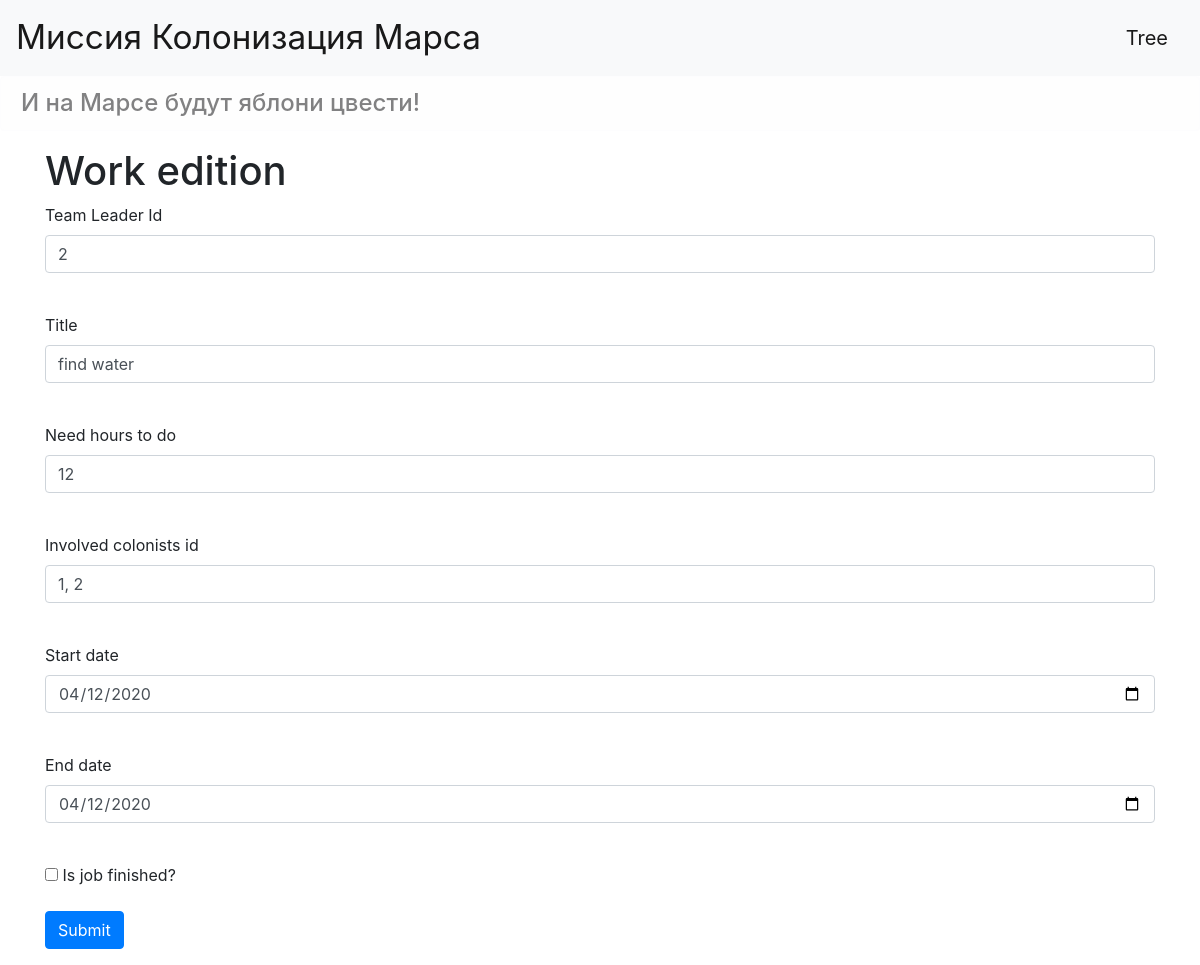
The app's page /editjob/1 (signed in) with its own data.
### data/users.py (models this page shows, shortened)
class User(SqlAlchemyBase, UserMixin):
    __tablename__ = 'users'
    id = sqlalchemy.Column(sqlalchemy.Integer,
                           primary_key=True, autoincrement=True)
    surname = sqlalchemy.Column(sqlalchemy.String, nullable=True)
    name = sqlalchemy.Column(sqlalchemy.String, nullable=True)
    age = sqlalchemy.Column(sqlalchemy.Integer, nullable=True)
    position = sqlalchemy.Column(sqlalchemy.String, nullable=True)
    speciality = sqlalchemy.Column(sqlalchemy.String, nullable=True)
    address = sqlalchemy.Column(sqlalchemy.String, nullable=True)
    email = sqlalchemy.Column(sqlalchemy.String, unique=True, nullable=True)
    hashed_password = sqlalchemy.Column(sqlalchemy.String, nullable=True)
    modified_date = sqlalchemy.Column(sqlalchemy.DateTime,
                                      default=datetime.datetime.now)
    jobs = orm.relation("Jobs", back_populates='user')
    departments = orm.relation("Department", back_populates='user')

### data/news.py (models this page shows, shortened)
class Jobs(SqlAlchemyBase):
    __tablename__ = 'jobs'
    id = sqlalchemy.Column(sqlalchemy.Integer,
                           primary_key=True, autoincrement=True)
    team_leader = sqlalchemy.Column(sqlalchemy.Integer,
                                    nullable=True)
    job = sqlalchemy.Column(sqlalchemy.String, nullable=True)
    work_size = sqlalchemy.Column(sqlalchemy.Integer, nullable=True)
    collaborators = sqlalchemy.Column(sqlalchemy.String, nullable=True)
    start_date = sqlalchemy.Column(sqlalchemy.DateTime,
                                   default=datetime.datetime.now)
    end_date = sqlalchemy.Column(sqlalchemy.DateTime,
                                 default=datetime.datetime.now)
    is_finished = sqlalchemy.Column(sqlalchemy.Boolean, nullable=True, default=False)
    user_id = sqlalchemy.Column(sqlalchemy.Integer, sqlalchemy.ForeignKey("users.id"))
    user = orm.relation('User')

### main.py (the view, shortened to what this page needs)
@app.route('/editjob/<int:id>', methods=['GET', 'POST'])
@login_required
def edit_job(id):
    form = JobForm()
    if request.method == "GET":
        session = db_session.create_session()
        jobs = session.query(Jobs).filter(Jobs.id == id,
                                          ((Jobs.user == current_user) | (current_user.id == 1)
                                           | (current_user.id == Jobs.team_leader))).first()
        if jobs:
            form.team_leader.data = jobs.team_leader
            form.job.data = jobs.job
            form.work_size.data = jobs.work_size
            form.collaborators.data = jobs.collaborators
            form.start_date.data = jobs.start_date
            form.end_date.data = jobs.end_date
            form.is_finished.data = jobs.is_finished
        else:
            abort(404)
    return render_template('add_job.html', title='Work edition', form=form)

### data/add_job.py
class JobForm(FlaskForm):
    team_leader = IntegerField('Team Leader Id', validators=[DataRequired()])
    job = StringField('Title', validators=[DataRequired()])
    work_size = IntegerField('Need hours to do', validators=[DataRequired()])
    collaborators = StringField('Involved colonists id', validators=[DataRequired()])
    start_date = DateField('Start date', validators=[DataRequired()], default=datetime.now())
    end_date = DateField('End date', validators=[DataRequired()], default=datetime.now())
    is_finished = BooleanField('Is job finished?')
    submit = SubmitField('Submit')

### data/db_session.py (called while the page is built)
def create_session() -> Session:
    global __factory
    return __factory()

### main.py (called while the page is built)
@login_manager.user_loader
def load_user(user_id):
    session = db_session.create_session()
    return session.query(User).get(user_id)

### templates/add_job.html (shortened to what this page needs)
{% extends "base.html" %}
{% block content %}
    <h1>{{title}}</h1>
    <form action="" method="post">
        <p>
            {{ form.team_leader.label }}<br>
            {{ form.team_leader(class="form-control", type="integer") }}<br>
        </p>
        <p>
            {{ form.job.label }}<br>
            {{ form.job(class="form-control", type="title") }}<br>
        </p>
        <p>
            {{ form.work_size.label }}<br>
            {{ form.work_size(class="form-control", type="integer") }}<br>
        </p>
        <p>
            {{ form.collaborators.label }}<br>
            {{ form.collaborators(class="form-control", type="string") }}<br>
        </p>
        <p>
            {{ form.start_date.label }}<br>
            {{ form.start_date(class="form-control", type="date") }}<br>
        </p>
        <p>
            {{ form.end_date.label }}<br>
            {{ form.end_date(class="form-control", type="date") }}<br>
        </p>
        <p>{{ form.is_finished() }} {{ form.is_finished.label }}</p>
        <p>{{ form.submit(type="submit", class="btn btn-primary") }}</p>
    </form>
{% endblock %}

### templates/base.html (shortened to what this page needs)
<!doctype html>
<html lang="en">
<head>
    <link rel="stylesheet"
          href="https://stackpath.bootstrapcdn.com/bootstrap/4.4.1/css/bootstrap.min.css"
>
    <link rel="stylesheet" type="text/css" href="../static/css/style.css" />
</head>
<body>
<header>
    <nav class="navbar navbar-light bg-light">
        <a class="navbar-brand font_size" href="/jobs">Миссия Колонизация Марса</a>
        {% if current_user.is_authenticated %}
            <a class="navbar-brand" href="/logout">{{ current_user.name }}</a>
        {% else %}
            <p>
                <a class="btn btn-primary " href="/register">Sign up</a>
                <a class="btn btn-success" href="/login">Sign in</a>
            </p>
        {% endif %}
    </nav>
    <h4 class="alert alert-light">И на Марсе будут яблони цвести!</h4>
</header>
    <main role="main" class="container">
        {% block content %}{% endblock %}
    </main>
</body>
</html>

### static/css/style.css (style rules this page uses)
.font_size { font-size: 25pt; }

### records on screen
User: name "Tree"
Jobs: team_leader "2", job "find water", work_size "12", collaborators "1, 2", start_date "04/12/2020", end_date "04/12/2020"

### other values on screen
{{ title }} "Work edition"
